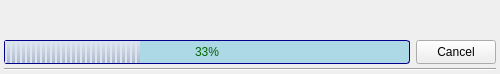
<ui version="4.0" >
 <class>fileprogress_item</class>
 <widget class="QWidget" name="fileprogress_item" >
  <property name="geometry" >
   <rect>
    <x>0</x>
    <y>0</y>
    <width>500</width>
    <height>74</height>
   </rect>
  </property>
  <property name="sizePolicy" >
   <sizepolicy vsizetype="Fixed" hsizetype="Expanding" >
    <horstretch>0</horstretch>
    <verstretch>0</verstretch>
   </sizepolicy>
  </property>
  <property name="minimumSize" >
   <size>
    <width>0</width>
    <height>74</height>
   </size>
  </property>
  <property name="maximumSize" >
   <size>
    <width>16777215</width>
    <height>74</height>
   </size>
  </property>
  <layout class="QVBoxLayout" >
   <property name="spacing" >
    <number>0</number>
   </property>
   <property name="leftMargin" >
    <number>4</number>
   </property>
   <property name="topMargin" >
    <number>2</number>
   </property>
   <property name="rightMargin" >
    <number>4</number>
   </property>
   <property name="bottomMargin" >
    <number>2</number>
   </property>
   <item>
    <widget class="QTextEdit" name="text" >
     <property name="sizePolicy" >
      <sizepolicy vsizetype="Minimum" hsizetype="Expanding" >
       <horstretch>0</horstretch>
       <verstretch>0</verstretch>
      </sizepolicy>
     </property>
     <property name="maximumSize" >
      <size>
       <width>16777215</width>
       <height>38</height>
      </size>
     </property>
     <property name="styleSheet" >
      <string>QTextEdit {
  background: transparent;
  font-size: 11px;
}
</string>
     </property>
     <property name="frameShape" >
      <enum>QFrame::NoFrame</enum>
     </property>
     <property name="tabChangesFocus" >
      <bool>true</bool>
     </property>
     <property name="readOnly" >
      <bool>true</bool>
     </property>
     <property name="html" >
      <string>&lt;html>&lt;head>&lt;meta name="qrichtext" content="1" />&lt;style type="text/css">
p, li { white-space: pre-wrap; }
&lt;/style>&lt;/head>&lt;body style=" font-family:'MS Shell Dlg 2'; font-weight:400; font-style:normal;">
&lt;p style="-qt-paragraph-type:empty; margin-top:0px; margin-bottom:0px; margin-left:0px; margin-right:0px; -qt-block-indent:0; text-indent:0px;">&lt;/p>&lt;/body>&lt;/html></string>
     </property>
    </widget>
   </item>
   <item>
    <layout class="QHBoxLayout" >
     <property name="spacing" >
      <number>6</number>
     </property>
     <property name="bottomMargin" >
      <number>4</number>
     </property>
     <item>
      <widget class="QProgressBar" name="progress" >
       <property name="minimumSize" >
        <size>
         <width>0</width>
         <height>24</height>
        </size>
       </property>
       <property name="maximumSize" >
        <size>
         <width>16777215</width>
         <height>24</height>
        </size>
       </property>
       <property name="styleSheet" >
        <string>QProgressBar::chunk {
	background-color: qlineargradient(x1:0, y1:0, x2:0, y2:1, stop:0 #dce5ee,  stop:1#aeb9cf );
	width: 3px;
	border-left: 1.5px solid  #dce5ee;
}

QProgressBar {
	border: 1px solid darkblue; 
	border-radius: 3px;
	color: darkgreen;
	background-color: lightblue;
}</string>
       </property>
       <property name="value" >
        <number>33</number>
       </property>
       <property name="alignment" >
        <set>Qt::AlignCenter</set>
       </property>
       <property name="textDirection" >
        <enum>QProgressBar::TopToBottom</enum>
       </property>
      </widget>
     </item>
     <item>
      <widget class="QToolButton" name="cancel" >
       <property name="minimumSize" >
        <size>
         <width>80</width>
         <height>24</height>
        </size>
       </property>
       <property name="maximumSize" >
        <size>
         <width>80</width>
         <height>24</height>
        </size>
       </property>
       <property name="text" >
        <string>Cancel</string>
       </property>
       <property name="icon" >
        <iconset>close.png</iconset>
       </property>
       <property name="toolButtonStyle" >
        <enum>Qt::ToolButtonTextBesideIcon</enum>
       </property>
       <property name="_yate_identity" stdset="0" >
        <string>fileprogress_close</string>
       </property>
      </widget>
     </item>
    </layout>
   </item>
   <item>
    <widget class="Line" name="line" >
     <property name="sizePolicy" >
      <sizepolicy vsizetype="Fixed" hsizetype="Expanding" >
       <horstretch>0</horstretch>
       <verstretch>0</verstretch>
      </sizepolicy>
     </property>
     <property name="minimumSize" >
      <size>
       <width>0</width>
       <height>3</height>
      </size>
     </property>
     <property name="maximumSize" >
      <size>
       <width>16777215</width>
       <height>3</height>
      </size>
     </property>
     <property name="frameShadow" >
      <enum>QFrame::Sunken</enum>
     </property>
     <property name="orientation" >
      <enum>Qt::Horizontal</enum>
     </property>
    </widget>
   </item>
  </layout>
  <action name="actionProfile" >
   <property name="enabled" >
    <bool>true</bool>
   </property>
   <property name="text" >
    <string>My profile</string>
   </property>
   <property name="menuRole" >
    <enum>QAction::TextHeuristicRole</enum>
   </property>
  </action>
  <action name="actionLogout" >
   <property name="checkable" >
    <bool>false</bool>
   </property>
   <property name="enabled" >
    <bool>false</bool>
   </property>
   <property name="icon" >
    <iconset>../../../../../../private/changenetworks/clients/share/skins/reception/antenax.png</iconset>
   </property>
   <property name="text" >
    <string>Logout</string>
   </property>
   <property name="toolTip" >
    <string>Logout the current user</string>
   </property>
   <property name="statusTip" >
    <string>Logout the current user</string>
   </property>
   <property name="shortcutContext" >
    <enum>Qt::ApplicationShortcut</enum>
   </property>
   <property name="autoRepeat" >
    <bool>false</bool>
   </property>
  </action>
  <action name="actionExit" >
   <property name="icon" >
    <iconset>../../../../../../private/changenetworks/clients/share/skins/reception/stop.png</iconset>
   </property>
   <property name="text" >
    <string>Close</string>
   </property>
   <property name="shortcutContext" >
    <enum>Qt::ApplicationShortcut</enum>
   </property>
   <property name="menuRole" >
    <enum>QAction::QuitRole</enum>
   </property>
  </action>
  <action name="actionLogin" >
   <property name="icon" >
    <iconset>../../../../../../private/changenetworks/clients/share/skins/reception/antena.png</iconset>
   </property>
   <property name="text" >
    <string>Login</string>
   </property>
  </action>
  <action name="actionSettings" >
   <property name="icon" >
    <iconset>../../../../../../private/changenetworks/clients/share/skins/reception/configure.png</iconset>
   </property>
   <property name="text" >
    <string>Settings</string>
   </property>
  </action>
  <action name="actionEditAccounts" >
   <property name="text" >
    <string>Edit accounts</string>
   </property>
  </action>
  <action name="actionShowIncomingCalls" >
   <property name="text" >
    <string>Show incoming calls</string>
   </property>
  </action>
  <action name="actionAbout" >
   <property name="icon" >
    <iconset>../../../../../../private/changenetworks/clients/share/skins/reception/Reception.png</iconset>
   </property>
   <property name="text" >
    <string>About</string>
   </property>
  </action>
  <action name="actionHelp" >
   <property name="enabled" >
    <bool>false</bool>
   </property>
   <property name="text" >
    <string>Help</string>
   </property>
  </action>
  <action name="actionSettingsAlerts" >
   <property name="text" >
    <string>Alerts</string>
   </property>
  </action>
  <action name="actionSettingsNotifications" >
   <property name="text" >
    <string>Notifications and sounds</string>
   </property>
  </action>
  <action name="actionSettingsMoh" >
   <property name="text" >
    <string>MOH</string>
   </property>
  </action>
  <action name="actionUrlLearn" >
   <property name="text" >
    <string>Learn more about this application</string>
   </property>
   <property name="accessibleName" stdset="0" >
    <string>openurl:http://yate.null.ro</string>
   </property>
  </action>
  <action name="actionMenuShortkey" >
   <property name="enabled" >
    <bool>true</bool>
   </property>
   <property name="text" >
    <string>Change shortkey</string>
   </property>
  </action>
  <action name="actionAudio" >
   <property name="enabled" >
    <bool>false</bool>
   </property>
   <property name="text" >
    <string>Audio</string>
   </property>
  </action>
  <action name="actionMenuNewCall" >
   <property name="enabled" >
    <bool>true</bool>
   </property>
   <property name="icon" >
    <iconset>../../../../../../private/changenetworks/clients/share/skins/reception/new_call.png</iconset>
   </property>
   <property name="text" >
    <string>New call</string>
   </property>
   <property name="shortcutContext" >
    <enum>Qt::WidgetShortcut</enum>
   </property>
   <property name="accessibleName" stdset="0" >
    <string>actionNewCall</string>
   </property>
  </action>
  <action name="actionStart_conference" >
   <property name="text" >
    <string>Start conference</string>
   </property>
  </action>
  <action name="actionMenuNewMessage" >
   <property name="enabled" >
    <bool>false</bool>
   </property>
   <property name="icon" >
    <iconset>../../../../../../private/changenetworks/clients/share/skins/reception/new_message.png</iconset>
   </property>
   <property name="text" >
    <string>New message</string>
   </property>
   <property name="shortcutContext" >
    <enum>Qt::WidgetShortcut</enum>
   </property>
   <property name="accessibleName" stdset="0" >
    <string>actionNewMessage</string>
   </property>
  </action>
  <action name="actionChangeLanguage" >
   <property name="enabled" >
    <bool>false</bool>
   </property>
   <property name="text" >
    <string>Change language</string>
   </property>
  </action>
  <action name="actionViewStatistics" >
   <property name="enabled" >
    <bool>true</bool>
   </property>
   <property name="text" >
    <string>View statistics</string>
   </property>
   <property name="accessibleName" stdset="0" >
    <string>openurl:http://yate.null.ro</string>
   </property>
  </action>
  <action name="actionMenuMakeTestCall" >
   <property name="text" >
    <string>Make a test call</string>
   </property>
  </action>
  <action name="actionAddrbookAdd" >
   <property name="enabled" >
    <bool>false</bool>
   </property>
   <property name="text" >
    <string>Add address book entry</string>
   </property>
   <property name="toolTip" >
    <string>Add a contact in the address book</string>
   </property>
  </action>
  <action name="actionAddrbookRemove" >
   <property name="enabled" >
    <bool>false</bool>
   </property>
   <property name="icon" >
    <iconset>../../../../../../private/changenetworks/clients/share/skins/reception/minus.png</iconset>
   </property>
   <property name="text" >
    <string>Remove</string>
   </property>
   <property name="toolTip" >
    <string>Remove the currently selected contact</string>
   </property>
  </action>
  <action name="actionAddrbookEdit" >
   <property name="enabled" >
    <bool>false</bool>
   </property>
   <property name="icon" >
    <iconset>../../../../../../private/changenetworks/clients/share/skins/reception/pencil.png</iconset>
   </property>
   <property name="text" >
    <string>Edit</string>
   </property>
   <property name="toolTip" >
    <string>Change the currently selected contact</string>
   </property>
  </action>
  <action name="actionAddrbookChat" >
   <property name="enabled" >
    <bool>false</bool>
   </property>
   <property name="icon" >
    <iconset>../../../../../../private/changenetworks/clients/share/skins/reception/sendmsg.png</iconset>
   </property>
   <property name="text" >
    <string>Chat</string>
   </property>
  </action>
  <action name="actionChatContactAdd" >
   <property name="text" >
    <string>Add chat contact</string>
   </property>
  </action>
  <action name="actionEditIdentity" >
   <property name="text" >
    <string>Identity</string>
   </property>
  </action>
  <action name="actionImportAbkOutlook" >
   <property name="text" >
    <string>Import contacts from MS Outlook</string>
   </property>
  </action>
  <action name="actionMenuNewFax" >
   <property name="icon" >
    <iconset>../../../../../../private/changenetworks/clients/share/skins/reception/fax.png</iconset>
   </property>
   <property name="text" >
    <string>New fax</string>
   </property>
  </action>
  <action name="actionMenuViewFaxes" >
   <property name="icon" >
    <iconset>../../../../../../private/changenetworks/clients/share/skins/reception/fax_show.png</iconset>
   </property>
   <property name="text" >
    <string>Show faxes</string>
   </property>
  </action>
 </widget>
 <resources/>
 <connections/>
</ui>
